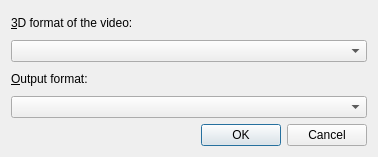
<?xml version="1.0" encoding="UTF-8"?>
<ui version="4.0">
 <class>Stereo3dDialog</class>
 <widget class="QDialog" name="Stereo3dDialog">
  <property name="geometry">
   <rect>
    <x>0</x>
    <y>0</y>
    <width>378</width>
    <height>157</height>
   </rect>
  </property>
  <property name="windowTitle">
   <string>Stereo 3D Filter</string>
  </property>
  <layout class="QVBoxLayout" name="verticalLayout">
   <item>
    <widget class="QLabel" name="label">
     <property name="text">
      <string>&amp;3D format of the video:</string>
     </property>
     <property name="buddy">
      <cstring>in_combo</cstring>
     </property>
    </widget>
   </item>
   <item>
    <widget class="QComboBox" name="in_combo"/>
   </item>
   <item>
    <widget class="QLabel" name="label_2">
     <property name="text">
      <string>&amp;Output format:</string>
     </property>
     <property name="buddy">
      <cstring>out_combo</cstring>
     </property>
    </widget>
   </item>
   <item>
    <widget class="QComboBox" name="out_combo"/>
   </item>
   <item>
    <widget class="QDialogButtonBox" name="buttonBox">
     <property name="orientation">
      <enum>Qt::Horizontal</enum>
     </property>
     <property name="standardButtons">
      <set>QDialogButtonBox::Cancel|QDialogButtonBox::Ok</set>
     </property>
    </widget>
   </item>
  </layout>
 </widget>
 <resources/>
 <connections>
  <connection>
   <sender>buttonBox</sender>
   <signal>accepted()</signal>
   <receiver>Stereo3dDialog</receiver>
   <slot>accept()</slot>
   <hints>
    <hint type="sourcelabel">
     <x>248</x>
     <y>254</y>
    </hint>
    <hint type="destinationlabel">
     <x>157</x>
     <y>274</y>
    </hint>
   </hints>
  </connection>
  <connection>
   <sender>buttonBox</sender>
   <signal>rejected()</signal>
   <receiver>Stereo3dDialog</receiver>
   <slot>reject()</slot>
   <hints>
    <hint type="sourcelabel">
     <x>316</x>
     <y>260</y>
    </hint>
    <hint type="destinationlabel">
     <x>286</x>
     <y>274</y>
    </hint>
   </hints>
  </connection>
 </connections>
</ui>
